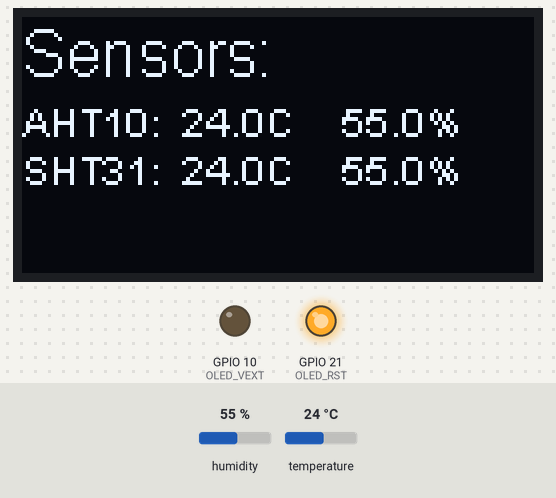
Bench run of a sketch on a simulated ESP32-S3. On the bench: 128×64 one-colour display, output pins drawn as LEDs (lit = HIGH). The inputs (shaded band) are chosen by the test bench; at power-on: humidity 55 %, temperature 24 °C. What the sketch prints to the serial monitor is not drawn.

Above: at 3.5 s.
3.6 s: humidity set to 22 %
At 5.3 s:
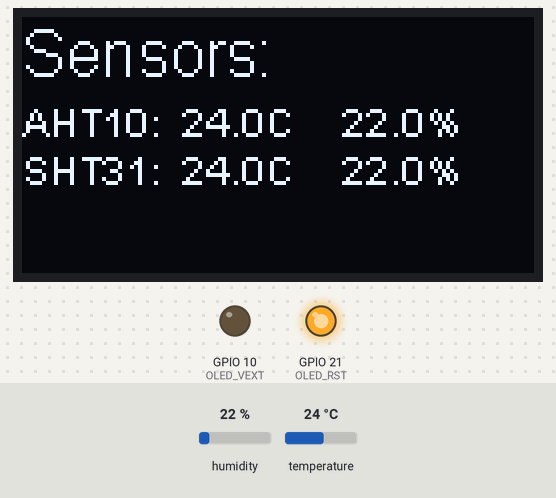
6.0 s: temperature set to 12 °C
At 7.0 s:
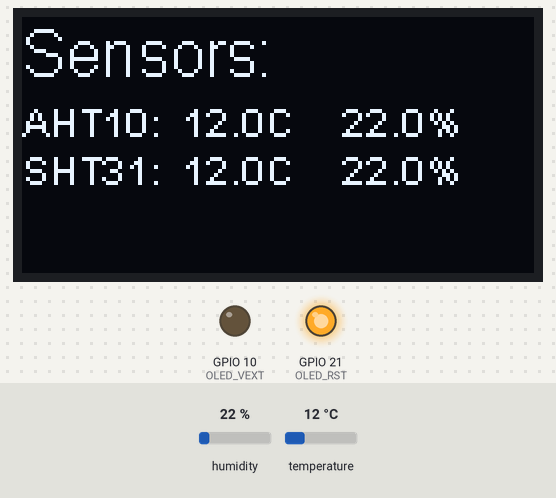
8.0 s: humidity set to 40 %
At 9.7 s:
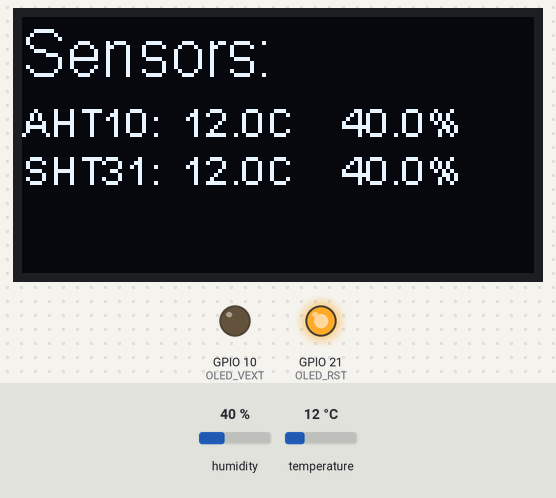
10.0 s: temperature set to 19 °C
At 11.5 s:
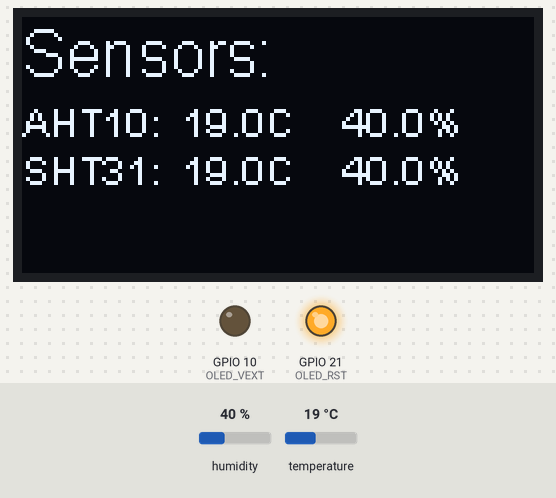
Timing chart, 0 to 13.0 s (numbered marks = the images above; inputs shaded):
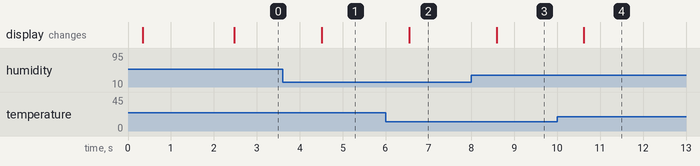

The sketch:

heltec_sensors.ino
```cpp
/*
 * Heltec WiFi Kit 32 V3.1
 * AHT10 + SHT31 Sensors
 *////

#include "SH1106Wire.h"
#include <Wire.h>
#include <Adafruit_AHTX0.h>
#include <Adafruit_SHT31.h>

// Display
#define OLED_VEXT 10
#define OLED_RST 21
#define OLED_SDA 17
#define OLED_SCL 18
#define OLED_ADDR 0x3C

// Sensors I2C
#define I2C_SDA 4
#define I2C_SCL 5
#define AHT10_ADDR 0x38
#define SHT31_ADDR 0x44

SH1106Wire display(OLED_ADDR, OLED_SDA, OLED_SCL);
Adafruit_AHTX0 aht;
Adafruit_SHT31 sht31 = Adafruit_SHT31();

bool ahtFound = false;
bool shtFound = false;
unsigned long lastUpdate = 0;
const int UPDATE_INTERVAL = 2000;

void setup() {
  Serial.begin(115200);
  delay(100);

  // Display init
  pinMode(OLED_VEXT, OUTPUT);
  digitalWrite(OLED_VEXT, LOW);
  delay(100);

  pinMode(OLED_RST, OUTPUT);
  digitalWrite(OLED_RST, LOW);
  delay(50);
  digitalWrite(OLED_RST, HIGH);
  delay(50);

  Wire.begin(OLED_SDA, OLED_SCL);
  display.init();
  display.flipScreenVertically();

  display.clear();
  display.setFont(ArialMT_Plain_16);
  display.drawString(0, 0, "Heltec V3.1");
  display.setFont(ArialMT_Plain_10);
  display.drawString(0, 20, "Initializing...");
  display.display();

  Serial.println("\n=== Heltec WiFi Kit 32 V3.1 ===");

  // Sensors I2C
  Wire1.begin(I2C_SDA, I2C_SCL);

  // AHT10
  Serial.print("AHT10... ");
  if (aht.begin(&Wire1, AHT10_ADDR)) {
    ahtFound = true;
    Serial.println("OK");
  } else Serial.println("NO");

  // SHT31
  Serial.print("SHT31... ");
  if (sht31.begin(SHT31_ADDR, &Wire1)) {
    shtFound = true;
    Serial.println("OK");
  } else if (sht31.begin(0x45, &Wire1)) {
    shtFound = true;
    Serial.println("OK (0x45)");
  } else Serial.println("NO");

  // Display status
  display.clear();
  display.setFont(ArialMT_Plain_16);
  display.drawString(0, 0, "Sensors:");
  display.setFont(ArialMT_Plain_10);

  int y = 20;
  if (ahtFound) {
    display.drawString(0, y, "✓ AHT10: OK");
    y += 12;
  }
  if (shtFound) {
    display.drawString(0, y, "✓ SHT31: OK");
  }

  display.display();
  delay(2000);
}

void loop() {
  if (millis() - lastUpdate >= UPDATE_INTERVAL) {
    lastUpdate = millis();

    float tempAHT = NAN, humAHT = NAN;
    float tempSHT = NAN, humSHT = NAN;

    // Read AHT10
    if (ahtFound) {
      sensors_event_t humidity, temp;
      if (aht.getEvent(&humidity, &temp)) {
        tempAHT = temp.temperature;
        humAHT = humidity.relative_humidity;
      }
    }

    // Read SHT31
    if (shtFound) {
      tempSHT = sht31.readTemperature();
      humSHT = sht31.readHumidity();
    }

    // Serial output
    Serial.println("\n=== Sensor Data ===");

    if (ahtFound && !isnan(tempAHT)) {
      Serial.printf("AHT10:  %.1f°C, %.1f%%\n", tempAHT, humAHT);
    }

    if (shtFound && !isnan(tempSHT)) {
      Serial.printf("SHT31:  %.1f°C, %.1f%%\n", tempSHT, humSHT);
    }

    // Display output
    display.clear();
    display.setFont(ArialMT_Plain_16);
    display.drawString(0, 0, "Sensors:");

    display.setFont(ArialMT_Plain_10);
    int y = 20;

    if (ahtFound && !isnan(tempAHT)) {
      display.drawString(0, y, "AHT10:");
      display.drawString(40, y, String(tempAHT, 1) + "C");
      display.drawString(80, y, String(humAHT, 1) + "%");
      y += 12;
    }

    if (shtFound && !isnan(tempSHT)) {
      display.drawString(0, y, "SHT31:");
      display.drawString(40, y, String(tempSHT, 1) + "C");
      display.drawString(80, y, String(humSHT, 1) + "%");
    }

    display.display();
  }

  delay(100);
}
```

Measured:
- after the input at 3.6 s, the display: changes after 0.91 s (image 1)
- after the input at 6.0 s, the display: changes after 0.55 s (image 2)
- after the input at 8.0 s, the display: changes after 0.59 s (image 3)
- after the input at 10.0 s, the display: changes after 0.62 s (image 4)
